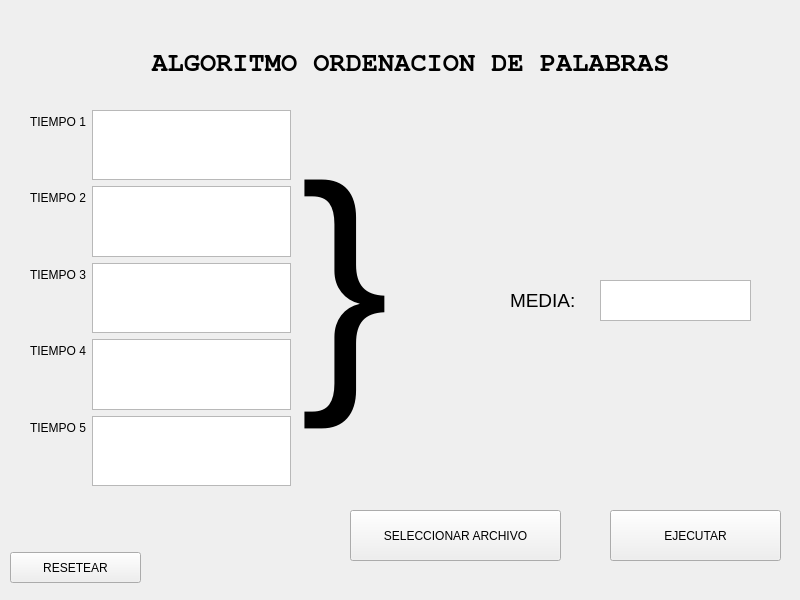
<?xml version="1.0" encoding="UTF-8"?>
<ui version="4.0">
 <class>ordenar</class>
 <widget class="QMainWindow" name="ordenar">
  <property name="geometry">
   <rect>
    <x>0</x>
    <y>0</y>
    <width>800</width>
    <height>600</height>
   </rect>
  </property>
  <property name="windowTitle">
   <string>MainWindow</string>
  </property>
  <widget class="QWidget" name="centralwidget">
   <widget class="QPushButton" name="pushButton">
    <property name="geometry">
     <rect>
      <x>350</x>
      <y>510</y>
      <width>211</width>
      <height>51</height>
     </rect>
    </property>
    <property name="text">
     <string>SELECCIONAR ARCHIVO</string>
    </property>
   </widget>
   <widget class="QPushButton" name="pushButton_2">
    <property name="geometry">
     <rect>
      <x>610</x>
      <y>510</y>
      <width>171</width>
      <height>51</height>
     </rect>
    </property>
    <property name="text">
     <string>EJECUTAR</string>
    </property>
   </widget>
   <widget class="QLabel" name="label">
    <property name="geometry">
     <rect>
      <x>90</x>
      <y>32</y>
      <width>641</width>
      <height>61</height>
     </rect>
    </property>
    <property name="font">
     <font>
      <family>FreeMono</family>
      <pointsize>20</pointsize>
      <weight>75</weight>
      <bold>true</bold>
     </font>
    </property>
    <property name="text">
     <string>ALGORITMO ORDENACION DE PALABRAS</string>
    </property>
    <property name="alignment">
     <set>Qt::AlignCenter</set>
    </property>
   </widget>
   <widget class="QLabel" name="label_7">
    <property name="geometry">
     <rect>
      <x>300</x>
      <y>100</y>
      <width>181</width>
      <height>361</height>
     </rect>
    </property>
    <property name="font">
     <font>
      <pointsize>250</pointsize>
     </font>
    </property>
    <property name="text">
     <string>}</string>
    </property>
   </widget>
   <widget class="QLabel" name="label_8">
    <property name="geometry">
     <rect>
      <x>510</x>
      <y>280</y>
      <width>81</width>
      <height>41</height>
     </rect>
    </property>
    <property name="font">
     <font>
      <pointsize>14</pointsize>
     </font>
    </property>
    <property name="text">
     <string>MEDIA:</string>
    </property>
   </widget>
   <widget class="QWidget" name="formLayoutWidget">
    <property name="geometry">
     <rect>
      <x>30</x>
      <y>110</y>
      <width>261</width>
      <height>376</height>
     </rect>
    </property>
    <layout class="QFormLayout" name="formLayout">
     <item row="0" column="0">
      <widget class="QLabel" name="label_2">
       <property name="text">
        <string>TIEMPO 1</string>
       </property>
      </widget>
     </item>
     <item row="1" column="0">
      <widget class="QLabel" name="label_3">
       <property name="text">
        <string>TIEMPO 2</string>
       </property>
      </widget>
     </item>
     <item row="0" column="1">
      <widget class="QTextBrowser" name="textBrowser">
       <property name="sizePolicy">
        <sizepolicy hsizetype="Expanding" vsizetype="Expanding">
         <horstretch>0</horstretch>
         <verstretch>0</verstretch>
        </sizepolicy>
       </property>
      </widget>
     </item>
     <item row="1" column="1">
      <widget class="QTextBrowser" name="textBrowser_2">
       <property name="sizePolicy">
        <sizepolicy hsizetype="Expanding" vsizetype="Expanding">
         <horstretch>0</horstretch>
         <verstretch>0</verstretch>
        </sizepolicy>
       </property>
      </widget>
     </item>
     <item row="2" column="0">
      <widget class="QLabel" name="label_4">
       <property name="text">
        <string>TIEMPO 3</string>
       </property>
      </widget>
     </item>
     <item row="2" column="1">
      <widget class="QTextBrowser" name="textBrowser_3"/>
     </item>
     <item row="3" column="0">
      <widget class="QLabel" name="label_5">
       <property name="text">
        <string>TIEMPO 4</string>
       </property>
      </widget>
     </item>
     <item row="3" column="1">
      <widget class="QTextBrowser" name="textBrowser_4"/>
     </item>
     <item row="4" column="0">
      <widget class="QLabel" name="label_6">
       <property name="text">
        <string>TIEMPO 5</string>
       </property>
      </widget>
     </item>
     <item row="4" column="1">
      <widget class="QTextBrowser" name="textBrowser_5"/>
     </item>
    </layout>
   </widget>
   <widget class="QPushButton" name="pushButton_3">
    <property name="geometry">
     <rect>
      <x>10</x>
      <y>552</y>
      <width>131</width>
      <height>31</height>
     </rect>
    </property>
    <property name="text">
     <string>RESETEAR</string>
    </property>
   </widget>
   <widget class="QTextBrowser" name="textBrowser_6">
    <property name="geometry">
     <rect>
      <x>600</x>
      <y>280</y>
      <width>151</width>
      <height>41</height>
     </rect>
    </property>
   </widget>
  </widget>
 </widget>
 <resources/>
 <connections/>
</ui>
